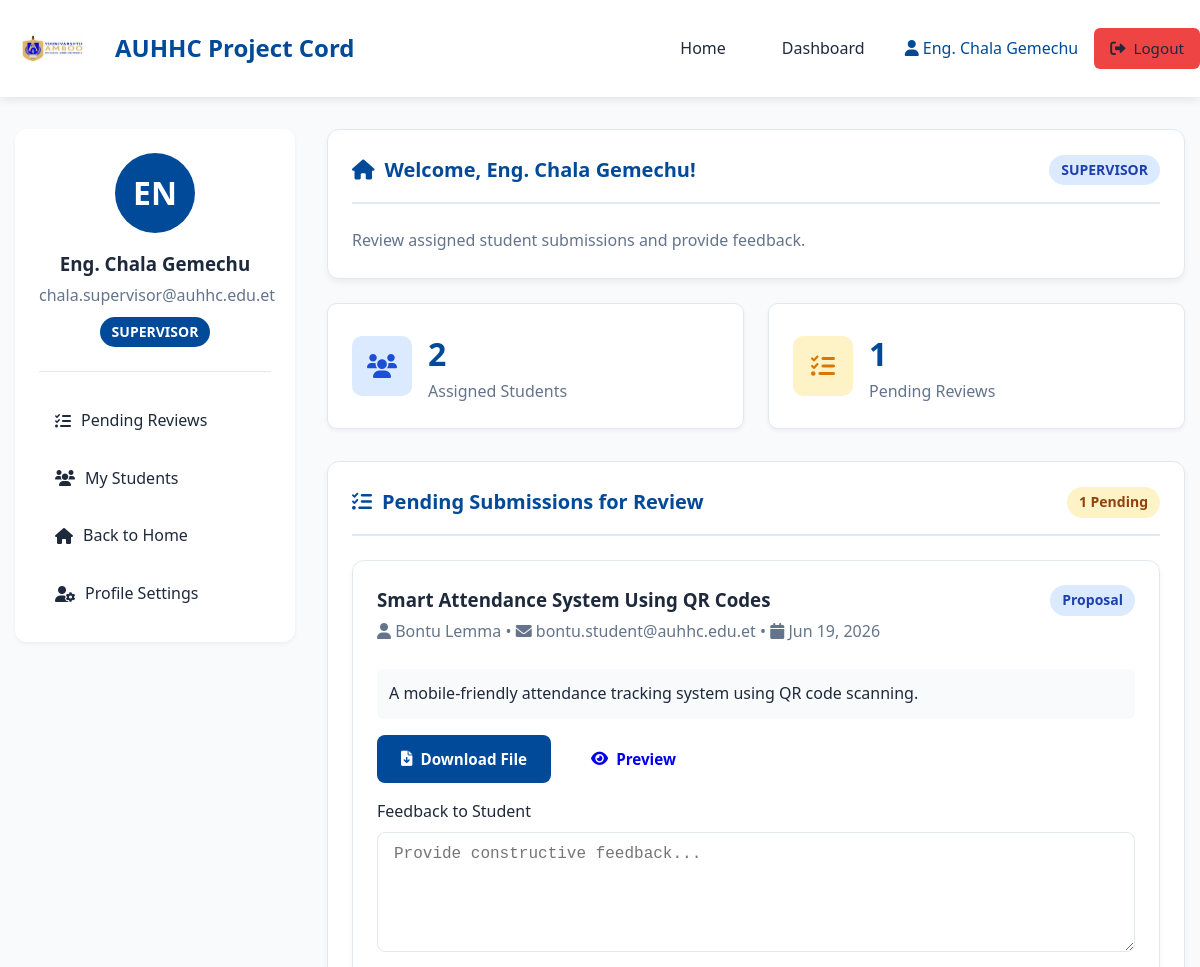
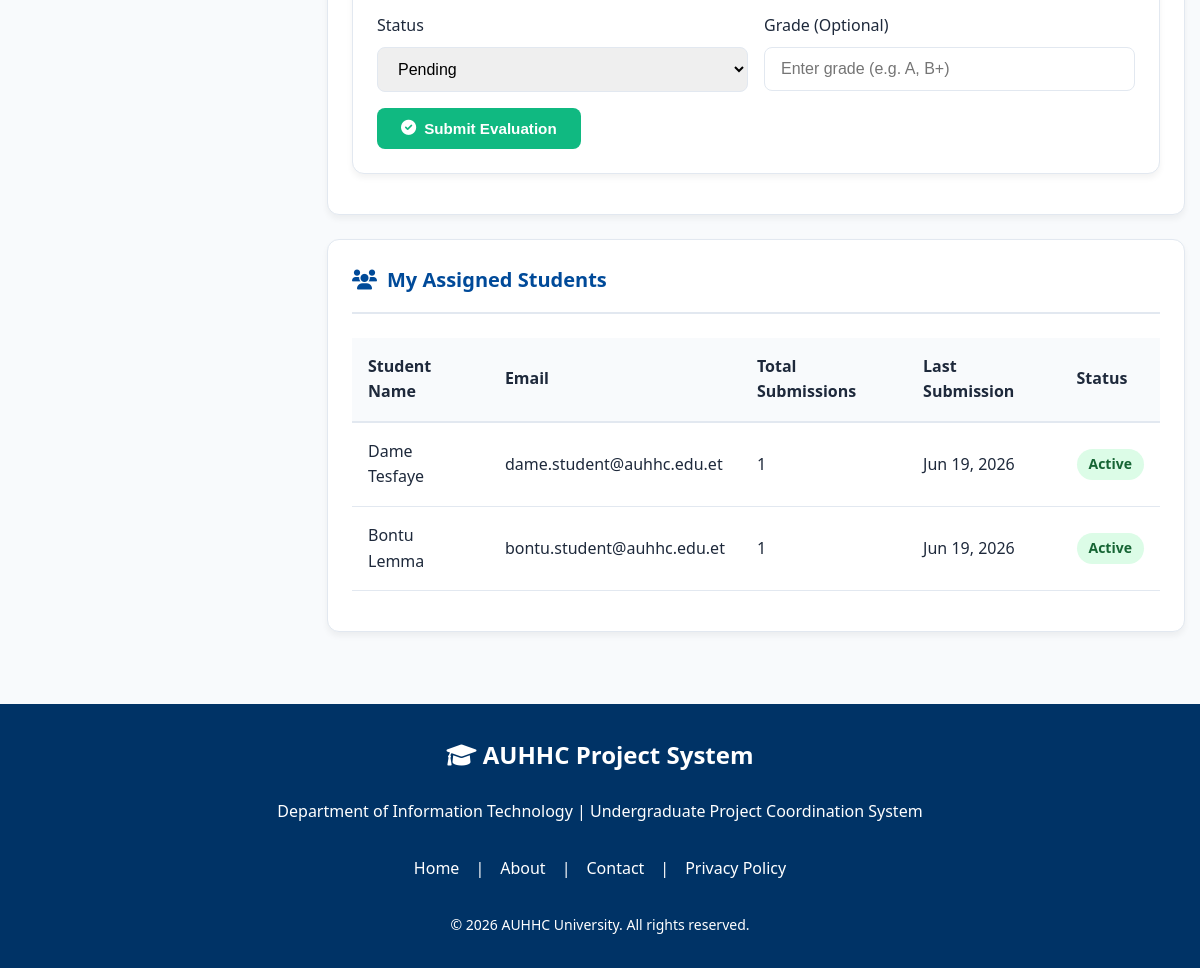
/supervisor.php (signed in), run on the app's committed database (2 pictures, top to bottom).
### tables this page shows
CREATE TABLE `submissions` (
  `sub_id` int(11) NOT NULL,
  `student_id` int(11) NOT NULL,
  `title` varchar(255) NOT NULL,
  `description` text DEFAULT NULL,
  `type` varchar(50) NOT NULL DEFAULT 'proposal',
  `file_name` varchar(255) NOT NULL,
  `status` enum('Pending','Approved','Rejected','Needs Revision') NOT NULL DEFAULT 'Pending',
  `feedback` text DEFAULT NULL,
  `grade` varchar(5) DEFAULT NULL,
  `created_at` timestamp NOT NULL DEFAULT current_timestamp()
);

CREATE TABLE `users` (
  `user_id` int(11) NOT NULL,
  `fullname` varchar(150) NOT NULL,
  `email` varchar(150) NOT NULL,
  `password` varchar(255) NOT NULL,
  `role` enum('student','supervisor','hod','admin') NOT NULL DEFAULT 'student',
  `phone` varchar(20) DEFAULT NULL,
  `department` varchar(150) DEFAULT NULL,
  `bio` text DEFAULT NULL,
  `profile_picture` varchar(255) DEFAULT NULL,
  `assigned_supervisor_id` int(11) DEFAULT NULL,
  `created_at` timestamp NOT NULL DEFAULT current_timestamp()
);

### supervisor.php (the view, shortened to what this page needs)
<?php
include("database.php");
function getSupervisorStats($conn, $user_id)
{
    $stats = [];
    $stats['assigned_students'] = $conn->query("SELECT COUNT(*) as count FROM users WHERE assigned_supervisor_id='$user_id'")->fetch_assoc()['count'];
    $stats['pending_reviews'] = $conn->query("SELECT COUNT(*) as count FROM submissions s JOIN users u ON s.student_id=u.user_id WHERE u.assigned_supervisor_id='$user_id' AND s.status='Pending'")->fetch_assoc()['count'];
    return $stats;
}
$stats = getSupervisorStats($conn, $_SESSION['user_id']);
$my_id = $_SESSION['user_id'];
?>
<!DOCTYPE html>
<html lang="en">
<head>
    <link rel="stylesheet" href="https://cdnjs.cloudflare.com/ajax/libs/font-awesome/6.0.0/css/all.min.css">
</head>
<body>
    <nav class="navbar">
        <div class="container nav-container">
            <a href="index.php" class="logo">
                <img src="./loogo.jpg"
                    alt="Ambo University Logo"
                    style="
                        width: 65px;
                        height: 65px;
                        border-radius: 100%;
                        object-fit: contain;
                        margin-right: 20px;
                        margin-left: 20px;
                     ">
                <span>AUHHC Project Cord</span>
            </a>
            <div class="nav-links" id="navLinks">
                <a href="index.php">Home</a>
                <a href="supervisor.php" class="active">Dashboard</a>
                <div style="display: flex; align-items: center; gap: 1rem;">
                    <span style="color: var(--primary); font-weight: 500;">
                        <i class="fas fa-user"></i> <?= htmlspecialchars($_SESSION['name']) ?>
                    </span>
                    <a href="index.php?logout=true" class="btn btn-danger">
                        <i class="fas fa-sign-out-alt"></i> Logout
                    </a>
                </div>
            </div>
        </div>
    </nav>
    <main class="container">
        <div class="dashboard-layout">
            <aside class="sidebar">
                <div class="user-profile">
                    <div class="user-avatar">
                        <?= strtoupper(substr($_SESSION['name'], 0, 2)) ?>
                    </div>
                    <h3 style="margin-bottom: 0.25rem;"><?= htmlspecialchars($_SESSION['name']) ?></h3>
                    <p style="color: #64748b; margin-bottom: 0.5rem;"><?= $_SESSION['email'] ?></p>
                    <span class="badge" style="background: var(--primary); color: white;">
                        SUPERVISOR
                    </span>
                </div>
                <nav class="sidebar-nav">
                    <a href="#reviews" onclick="scrollToSection('reviews')">
                        <i class="fas fa-tasks"></i> Pending Reviews
                    </a>
                    <a href="#students" onclick="scrollToSection('students')">
                        <i class="fas fa-users"></i> My Students
                    </a>
                    <a href="index.php">
                        <i class="fas fa-home"></i> Back to Home
                    </a>
                    <a href="profile.php">
                        <i class="fas fa-user-cog"></i> Profile Settings
                    </a>
                </nav>
            </aside>
            <div class="main-content">
                <div class="card">
                    <div class="card-header">
                        <h2 class="card-title">
                            <i class="fas fa-home"></i> Welcome, <?= htmlspecialchars($_SESSION['name']) ?>!
                        </h2>
                        <span class="badge badge-info">SUPERVISOR</span>
                    </div>
                    <p style="color: #64748b;">
                        Review assigned student submissions and provide feedback.
                    </p>
                </div>
                <div class="stats-grid">
                    <div class="stat-card">
                        <div class="stat-icon" style="background: #dbeafe; color: #1d4ed8;">
                            <i class="fas fa-users"></i>
                        </div>
                        <div class="stat-content">
                            <h3><?= $stats['assigned_students'] ?></h3>
                            <p>Assigned Students</p>
                        </div>
                    </div>
                    <div class="stat-card">
                        <div class="stat-icon" style="background: #fef3c7; color: #d97706;">
                            <i class="fas fa-tasks"></i>
                        </div>
                        <div class="stat-content">
                            <h3><?= $stats['pending_reviews'] ?></h3>
                            <p>Pending Reviews</p>
                        </div>
                    </div>
                </div>
                <div class="card" id="reviews">
                    <div class="card-header">
                        <h2 class="card-title">
                            <i class="fas fa-tasks"></i> Pending Submissions for Review
                        </h2>
                        <span class="badge badge-warning"><?= $stats['pending_reviews'] ?> Pending</span>
                    </div>
                    <?php
                    $pending = $conn->query("SELECT s.*, u.fullname, u.email FROM submissions s
                                           JOIN users u ON s.student_id = u.user_id
                                           WHERE u.assigned_supervisor_id='$my_id' AND s.status='Pending'
                                           ORDER BY s.created_at DESC");
                    if ($pending->num_rows > 0):
                        while ($p = $pending->fetch_assoc()): ?>
                            <div class="card" style="margin-bottom: 1rem;">
                                <div style="display: flex; justify-content: space-between; align-items: start; margin-bottom: 1rem;">
                                    <div>
                                        <h3 style="margin-bottom: 0.25rem;"><?= htmlspecialchars($p['title']) ?></h3>
                                        <p style="color: #64748b; margin-bottom: 0.5rem;">
                                            <i class="fas fa-user"></i> <?= htmlspecialchars($p['fullname']) ?> •
                                            <i class="fas fa-envelope"></i> <?= $p['email'] ?> •
                                            <i class="fas fa-calendar"></i> <?= date('M d, Y', strtotime($p['created_at'])) ?>
                                        </p>
                                    </div>
                                    <span class="badge badge-info"><?= ucfirst($p['type']) ?></span>
                                </div>
                                <p style="margin-bottom: 1rem; padding: 0.75rem; background: #f8fafc; border-radius: 6px;">
                                    <?= htmlspecialchars($p['description']) ?>
                                </p>
                                <div style="display: flex; gap: 1rem; margin-bottom: 1rem; flex-wrap: wrap;">
                                    <a href="uploads/<?= $p['file_name'] ?>" target="_blank" class="btn btn-primary">
                                        <i class="fas fa-file-download"></i> Download File
                                    </a>
                                    <a href="uploads/<?= $p['file_name'] ?>" target="_blank" class="btn">
                                        <i class="fas fa-eye"></i> Preview
                                    </a>
                                </div>
                                <form method="POST">
                                    <div class="form-group">
                                        <label class="form-label">Feedback to Student</label>
                                        <textarea name="feedback" class="form-control" placeholder="Provide constructive feedback..." rows="3"></textarea>
                                    </div>
                                    <div style="display: grid; grid-template-columns: 1fr 1fr; gap: 1rem; margin-bottom: 1rem;">
                                        <div>
                                            <label class="form-label">Status</label>
                                            <select name="status" class="form-control" required>
                                                <option value="Pending">Pending</option>
                                            </select>
                                        </div>
                                        <div>
                                            <label class="form-label">Grade (Optional)</label>
                                            <input type="text" name="grade" maxlength="2" placeholder="Enter grade (e.g. A, B+)" class="form-control">
                                        </div>
                                    </div>
                                    <button type="submit" name="evaluate_project" class="btn btn-success">
                                        <i class="fas fa-check-circle"></i> Submit Evaluation
                                    </button>
                                </form>
                            </div>
                        <?php endwhile; ?>
                    <?php endif; ?>
                </div>
                <div class="card" id="students">
                    <div class="card-header">
                        <h2 class="card-title">
                            <i class="fas fa-users"></i> My Assigned Students
                        </h2>
                    </div>
                    <div class="table-responsive">
                        <table>
                            <thead>
                                <tr>
                                    <th>Student Name</th>
                                    <th>Email</th>
                                    <th>Total Submissions</th>
                                    <th>Last Submission</th>
                                    <th>Status</th>
                                </tr>
                            </thead>
                            <tbody>
                                <?php
                                $students = $conn->query("SELECT u.*,
                                    (SELECT COUNT(*) FROM submissions s WHERE s.student_id = u.user_id) as total_subs,
                                    (SELECT MAX(created_at) FROM submissions s WHERE s.student_id = u.user_id) as last_sub
                                    FROM users u WHERE u.assigned_supervisor_id='$my_id'");
                                while ($stu = $students->fetch_assoc()):
                                    $last_sub = $stu['last_sub'] ? date('M d, Y', strtotime($stu['last_sub'])) : 'Never';
                                ?>
                                    <tr>
                                        <td><?= htmlspecialchars($stu['fullname']) ?></td>
                                        <td><?= $stu['email'] ?></td>
                                        <td><?= $stu['total_subs'] ?></td>
                                        <td><?= $last_sub ?></td>
                                        <td>
                                            <?php if ($stu['total_subs'] > 0): ?>
                                                <span class="badge badge-success">Active</span>
                                            <?php else: ?>
                                                <span class="badge badge-warning">No Submissions</span>
                                            <?php endif; ?>
                                        </td>
                                    </tr>
                                <?php endwhile; ?>
                            </tbody>
                        </table>
                    </div>
                </div>
            </div>
        </div>
    </main>
    <footer class="footer">
        <div class="container footer-content">
            <div style="font-size: 1.5rem; font-weight: bold; margin-bottom: 0.5rem;">
                <i class="fas fa-graduation-cap"></i> AUHHC Project System
            </div>
            <p>Department of Information Technology | Undergraduate Project Coordination System</p>
            <div style="display: flex; gap: 1rem; margin-top: 1rem;">
                <a href="index.php" style="color: white; text-decoration: none;">Home</a> |
                <a href="index.php?view=about" style="color: white; text-decoration: none;">About</a> |
                <a href="#" style="color: white; text-decoration: none;" onclick="alert('Contact page would open here')">Contact</a> |
                <a href="#" style="color: white; text-decoration: none;" onclick="alert('Privacy policy would open here')">Privacy Policy</a>
            </div>
            <p style="margin-top: 1rem; font-size: 0.875rem;">
                &copy; <?= date('Y') ?> AUHHC University. All rights reserved.
            </p>
        </div>
    </footer>
</body>
</html>

### data on the page
submissions: title "Smart Attendance System Using QR Codes", student.fullname "Bontu Lemma", student.email "bontu.student@auhhc.edu.et", created_at "Jun 19, 2026", type "Proposal", description "A mobile-friendly attendance tracking system using QR code scanning."
users: fullname "Dame Tesfaye", email "dame.student@auhhc.edu.et", total_subs "1", last_sub "Jun 19, 2026"
users: fullname "Bontu Lemma", email "bontu.student@auhhc.edu.et", total_subs "1", last_sub "Jun 19, 2026"

### other printed values
$_SESSION['name'] "Eng. Chala Gemechu"
substr($_SESSION['name'], 0, 2) "EN"
$_SESSION['email'] "chala.supervisor@auhhc.edu.et"
$stats['assigned_students'] "2"
$stats['pending_reviews'] "1"
